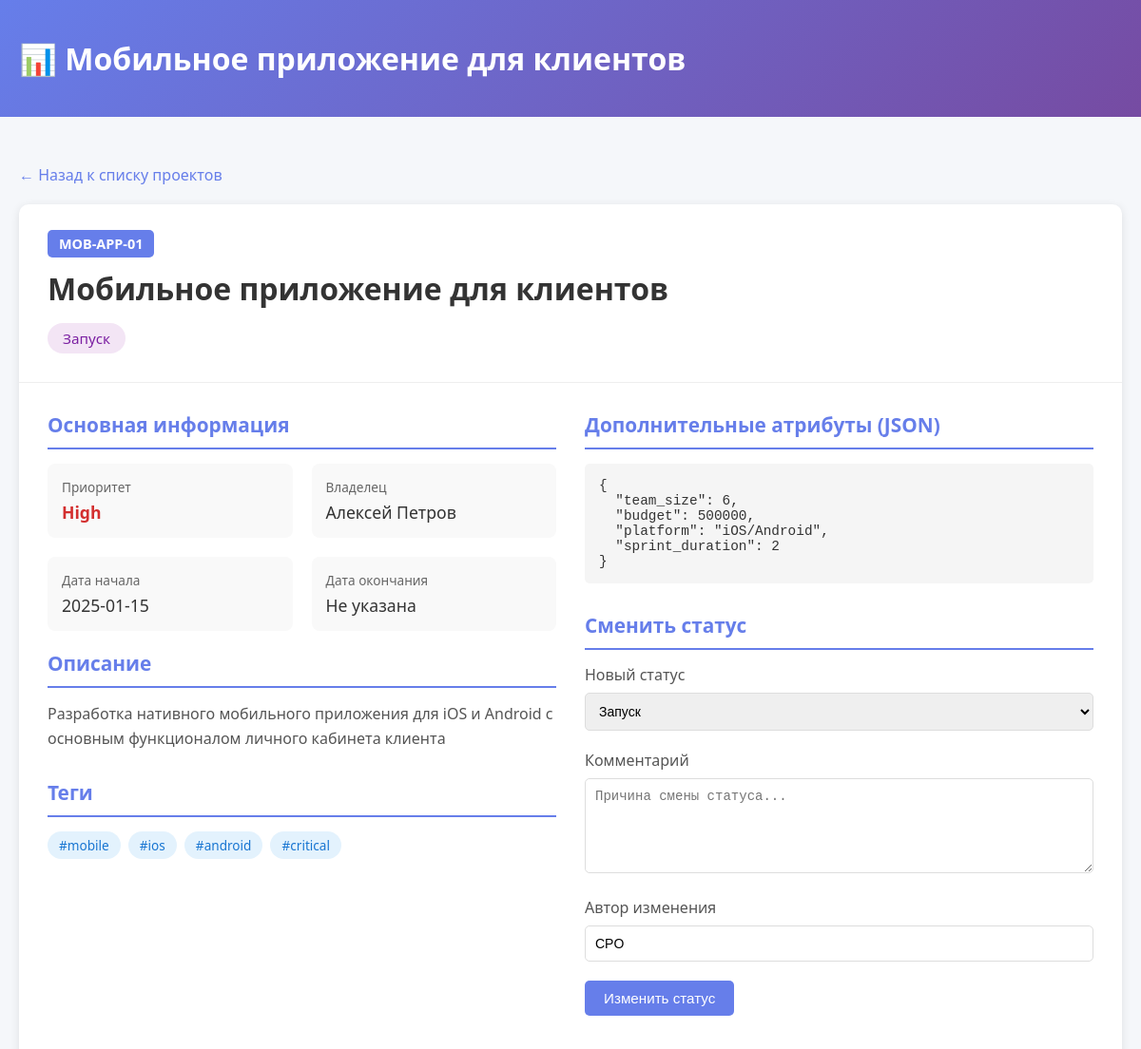
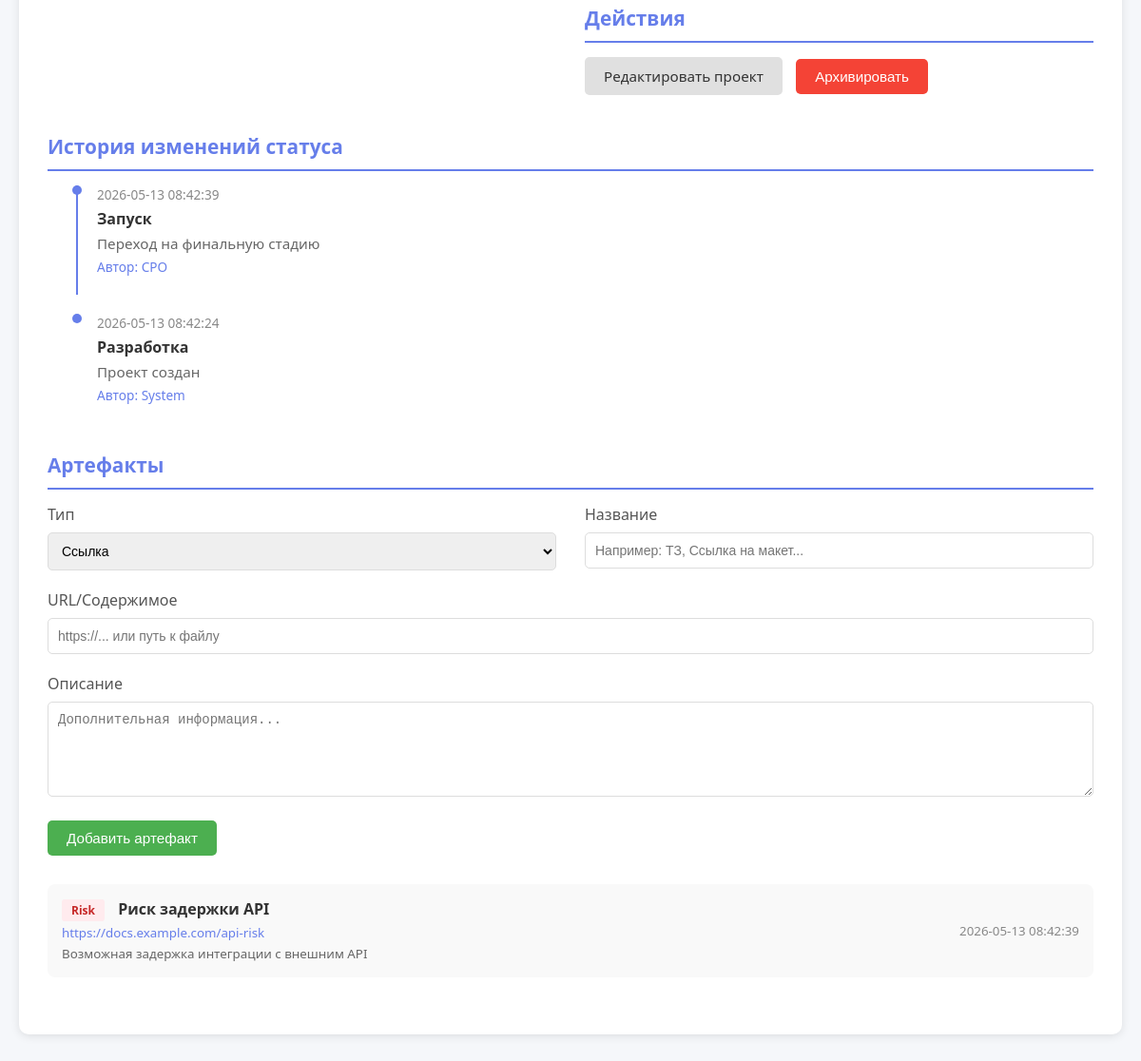
The app's page /project/1 with its own data (2 pictures, top to bottom).
### tables this page shows
CREATE TABLE projects (
                id INTEGER PRIMARY KEY AUTOINCREMENT,
                name TEXT NOT NULL,
                code TEXT UNIQUE NOT NULL,
                description TEXT,
                owner TEXT,
                priority TEXT DEFAULT 'Medium',
                current_status TEXT DEFAULT 'Инициация',
                start_date TEXT,
                end_date TEXT,
                meta_attributes TEXT DEFAULT '{}',
                tags TEXT DEFAULT '[]',
                is_archived INTEGER DEFAULT 0,
                created_at TEXT DEFAULT CURRENT_TIMESTAMP,
                updated_at TEXT DEFAULT CURRENT_TIMESTAMP
            );

CREATE TABLE status_history (
                id INTEGER PRIMARY KEY AUTOINCREMENT,
                project_id INTEGER NOT NULL,
                status_name TEXT NOT NULL,
                changed_at TEXT DEFAULT CURRENT_TIMESTAMP,
                changed_by TEXT DEFAULT 'System',
                comment TEXT,
                FOREIGN KEY (project_id) REFERENCES projects(id)
            );

CREATE TABLE artifacts (
                id INTEGER PRIMARY KEY AUTOINCREMENT,
                project_id INTEGER NOT NULL,
                type TEXT NOT NULL,
                title TEXT NOT NULL,
                content_url TEXT,
                description TEXT,
                created_at TEXT DEFAULT CURRENT_TIMESTAMP,
                FOREIGN KEY (project_id) REFERENCES projects(id)
            );

### app.py (the view)
@app.route('/project/<int:project_id>')
def view_project(project_id):
    conn = get_db()
    cursor = conn.cursor()
    cursor.execute("SELECT * FROM projects WHERE id = ?", (project_id,))
    project = cursor.fetchone()
    if not project:
        conn.close()
        flash('Проект не найден', 'error')
        return redirect(url_for('index'))
    cursor.execute("""
        SELECT * FROM status_history
        WHERE project_id = ?
        ORDER BY changed_at DESC
    """, (project_id,))
    status_history = cursor.fetchall()
    cursor.execute("""
        SELECT * FROM artifacts
        WHERE project_id = ?
        ORDER BY created_at DESC
    """, (project_id,))
    artifacts = cursor.fetchall()
    conn.close()
    return render_template('project_detail.html',
                         project=project,
                         status_history=status_history,
                         artifacts=artifacts)

### app.py (called while the page is built)
@app.template_filter('fromjson')
def fromjson_filter(value):
    try:
        return json.loads(value) if value else []
    except:
        return []

@app.template_filter('tojson')
def tojson_filter(value, indent=None):
    try:
        if indent is not None:
            return json.dumps(value, indent=indent, ensure_ascii=False)
        return json.dumps(value, ensure_ascii=False)
    except:
        return '{}'

def get_db():
    conn = sqlite3.connect(DB_PATH)
    conn.row_factory = sqlite3.Row
    return conn

### templates/project_detail.html (shortened to what this page needs)
<!DOCTYPE html>
<html lang="ru">
<head>
</head>
<body>
    <header>
        <div class="container">
            <h1>📊 {{ project.name }}</h1>
        </div>
    </header>
    <div class="container">
        <div class="breadcrumb">
            <a href="/">← Назад к списку проектов</a>
        </div>
        <div class="project-detail">
            <div class="project-header">
                <span class="project-code">{{ project.code }}</span>
                <h1 class="project-title">{{ project.name }}</h1>
                <span class="project-status status-{{ project.current_status }}">{{ project.current_status }}</span>
            </div>
            <div class="project-body">
                <div class="two-columns">
                    <div>
                        <div class="section">
                            <h3>Основная информация</h3>
                            <div class="info-grid">
                                <div class="info-item">
                                    <div class="info-label">Приоритет</div>
                                    <div class="info-value priority-{{ project.priority }}">{{ project.priority }}</div>
                                </div>
                                <div class="info-item">
                                    <div class="info-label">Владелец</div>
                                    <div class="info-value">{{ project.owner or 'Не указан' }}</div>
                                </div>
                                <div class="info-item">
                                    <div class="info-label">Дата начала</div>
                                    <div class="info-value">{{ project.start_date or 'Не указана' }}</div>
                                </div>
                                <div class="info-item">
                                    <div class="info-label">Дата окончания</div>
                                    <div class="info-value">{{ project.end_date or 'Не указана' }}</div>
                                </div>
                            </div>
                            <div class="section">
                                <h3>Описание</h3>
                                <p class="description">{{ project.description or 'Описание отсутствует' }}</p>
                            </div>
                            {% if project.tags %}
                            <div class="section">
                                <h3>Теги</h3>
                                <div class="tags">
                                    {% for tag in project.tags|fromjson %}
                                        <span class="tag">#{{ tag }}</span>
                                    {% endfor %}
                                </div>
                            </div>
                            {% endif %}
                        </div>
                    </div>
                    <div>
                        <div class="section">
                            <h3>Дополнительные атрибуты (JSON)</h3>
                            <pre class="meta-json">{{ project.meta_attributes|fromjson|tojson(indent=2) }}</pre>
                        </div>
                        <div class="section">
                            <h3>Сменить статус</h3>
                            <form method="POST" action="/project/{{ project.id }}/status">
                                <div class="form-group">
                                    <label>Новый статус</label>
                                    <select name="status" required>
                                        <option value="Запуск" {% if project.current_status == 'Запуск' %}selected{% endif %}>Запуск</option>
                                    </select>
                                </div>
                                <div class="form-group">
                                    <label>Комментарий</label>
                                    <textarea name="comment" placeholder="Причина смены статуса..."></textarea>
                                </div>
                                <div class="form-group">
                                    <label>Автор изменения</label>
                                    <input type="text" name="changed_by" value="CPO" placeholder="Ваше имя">
                                </div>
                                <button type="submit" class="btn btn-primary">Изменить статус</button>
                            </form>
                        </div>
                        <div class="section">
                            <h3>Действия</h3>
                            <a href="/project/{{ project.id }}/edit" class="btn btn-secondary">Редактировать проект</a>
                            <form method="POST" action="/project/{{ project.id }}/archive" style="display: inline;">
                                <button type="submit" class="btn btn-danger" onclick="return confirm('Вы уверены?')">Архивировать</button>
                            </form>
                        </div>
                    </div>
                </div>
                <div class="section">
                    <h3>История изменений статуса</h3>
                    <div class="timeline">
                        {% for item in status_history %}
                        <div class="timeline-item">
                            <div class="timeline-date">{{ item.changed_at }}</div>
                            <div class="timeline-status">{{ item.status_name }}</div>
                            {% if item.comment %}
                            <div class="timeline-comment">{{ item.comment }}</div>
                            {% endif %}
                            <div class="timeline-author">Автор: {{ item.changed_by }}</div>
                        </div>
                        {% else %}
                        <p>История пуста</p>
                        {% endfor %}
                    </div>
                </div>
                <div class="section">
                    <h3>Артефакты</h3>
                    <form method="POST" action="/project/{{ project.id }}/artifact/add" style="margin-bottom: 20px;">
                        <div class="two-columns">
                            <div class="form-group">
                                <label>Тип</label>
                                <select name="type" required>
                                    <option value="Link">Ссылка</option>
                                </select>
                            </div>
                            <div class="form-group">
                                <label>Название</label>
                                <input type="text" name="title" required placeholder="Например: ТЗ, Ссылка на макет...">
                            </div>
                        </div>
                        <div class="form-group">
                            <label>URL/Содержимое</label>
                            <input type="text" name="content_url" placeholder="https://... или путь к файлу">
                        </div>
                        <div class="form-group">
                            <label>Описание</label>
                            <textarea name="description" placeholder="Дополнительная информация..."></textarea>
                        </div>
                        <button type="submit" class="btn btn-success">Добавить артефакт</button>
                    </form>
                    <ul class="artifacts-list">
                        {% for artifact in artifacts %}
                        <li class="artifact-item">
                            <div>
                                <span class="artifact-type type-{{ artifact.type }}">{{ artifact.type }}</span>
                                <strong>{{ artifact.title }}</strong>
                                {% if artifact.content_url %}
                                    <br><small style="color: #667eea;">{{ artifact.content_url }}</small>
                                {% endif %}
                                {% if artifact.description %}
                                    <br><small style="color: #666;">{{ artifact.description }}</small>
                                {% endif %}
                            </div>
                            <small style="color: #888;">{{ artifact.created_at }}</small>
                        </li>
                        {% else %}
                        <p>Артефактов пока нет</p>
                        {% endfor %}
                    </ul>
                </div>
            </div>
        </div>
    </div>
</body>
</html>

### templates/project_detail.html (style rules this page uses)
* { margin: 0; padding: 0; box-sizing: border-box; }
body { font-family: 'Segoe UI', Tahoma, Geneva, Verdana, sans-serif; background: #f5f7fa; color: #333; }
.container { max-width: 1200px; margin: 0 auto; padding: 20px; }
header { background: linear-gradient(135deg, #667eea 0%, #764ba2 100%); color: white; padding: 20px 0; margin-bottom: 30px; }
header h1 { font-size: 2em; }
.breadcrumb { margin-bottom: 20px; }
.breadcrumb a { color: #667eea; text-decoration: none; }
.project-detail { background: white; border-radius: 10px; box-shadow: 0 2px 10px rgba(0,0,0,0.1); overflow: hidden; margin-bottom: 30px; }
.project-header { padding: 30px; border-bottom: 1px solid #eee; }
.project-code { background: #667eea; color: white; padding: 5px 12px; border-radius: 5px; font-size: 0.9em; font-weight: bold; }
.project-title { font-size: 2em; margin: 15px 0; color: #333; }
.project-status { display: inline-block; padding: 6px 16px; border-radius: 20px; font-size: 0.95em; font-weight: 500; }
.status-Запуск { background: #f3e5f5; color: #7b1fa2; }
.project-body { padding: 30px; }
.section { margin-bottom: 30px; }
.section h3 { color: #667eea; margin-bottom: 15px; font-size: 1.3em; border-bottom: 2px solid #667eea; padding-bottom: 10px; }
.info-grid { display: grid; grid-template-columns: repeat(auto-fit, minmax(200px, 1fr)); gap: 20px; margin-bottom: 20px; }
.info-item { background: #f9f9f9; padding: 15px; border-radius: 8px; }
.info-label { font-size: 0.85em; color: #666; margin-bottom: 5px; }
.info-value { font-size: 1.1em; font-weight: 500; }
.priority-High { color: #d32f2f; font-weight: bold; }
.description { line-height: 1.6; color: #555; }
.meta-json { background: #f5f5f5; padding: 15px; border-radius: 5px; font-family: 'Courier New', monospace; font-size: 0.9em; overflow-x: auto; }
.tags { display: flex; gap: 8px; flex-wrap: wrap; }
.tag { background: #e3f2fd; color: #1976d2; padding: 5px 12px; border-radius: 15px; font-size: 0.85em; }
.btn { display: inline-block; padding: 10px 20px; border-radius: 5px; text-decoration: none; font-size: 0.95em; cursor: pointer; border: none; margin-right: 10px; margin-bottom: 10px; }
.btn-primary { background: #667eea; color: white; }
.btn-secondary { background: #e0e0e0; color: #333; }
.btn-danger { background: #f44336; color: white; }
.btn-success { background: #4caf50; color: white; }
.timeline { position: relative; padding-left: 30px; }
.timeline-item { position: relative; margin-bottom: 20px; padding-bottom: 20px; border-left: 2px solid #667eea; padding-left: 20px; }
.timeline-item:last-child { border-left: 2px solid transparent; }
.timeline-item::before { content: ''; position: absolute; left: -6px; top: 0; width: 10px; height: 10px; background: #667eea; border-radius: 50%; }
.timeline-date { font-size: 0.85em; color: #888; margin-bottom: 5px; }
.timeline-status { font-weight: 600; color: #333; margin-bottom: 5px; }
.timeline-comment { color: #666; font-size: 0.95em; }
.timeline-author { font-size: 0.85em; color: #667eea; margin-top: 5px; }
.artifacts-list { list-style: none; }
.artifact-item { background: #f9f9f9; padding: 15px; border-radius: 8px; margin-bottom: 10px; display: flex; justify-content: space-between; align-items: center; }
.artifact-type { display: inline-block; padding: 3px 10px; border-radius: 3px; font-size: 0.75em; font-weight: 600; margin-right: 10px; }
.type-Risk { background: #ffebee; color: #c62828; }
.form-group { margin-bottom: 20px; }
.form-group label { display: block; margin-bottom: 8px; font-weight: 500; color: #555; }
.form-group input, .form-group select, .form-group textarea { width: 100%; padding: 10px; border: 1px solid #ddd; border-radius: 5px; font-size: 14px; }
.form-group textarea { resize: vertical; min-height: 100px; }
.two-columns { display: grid; grid-template-columns: 1fr 1fr; gap: 30px; }

### records on screen
projects: name "Мобильное приложение для клиентов", code "MOB-APP-01", current_status "Запуск", priority "High", owner "Алексей Петров", start_date "2025-01-15", end_date "Не указана", description "Разработка нативного мобильного приложения для iOS и Android с основным функционалом личного кабинета клиента", meta_attributes|fromjson "{ \"team_size\": 6, \"budget\": 500000, \"platform\": \"iOS/Android\", \"sprint_duration\": 2 }", status "Запуск"
status_history: changed_at "2026-05-13 08:42:39", status_name "Запуск", comment "Переход на финальную стадию", changed_by "CPO"
status_history: changed_at "2026-05-13 08:42:24", status_name "Разработка", comment "Проект создан", changed_by "System"
artifacts: type "Risk", title "Риск задержки API", content_url "https://docs.example.com/api-risk", description "Возможная задержка интеграции с внешним API", created_at "2026-05-13 08:42:39"

### other values on screen
{{ tag }} "mobile" "ios" "android" "critical"
